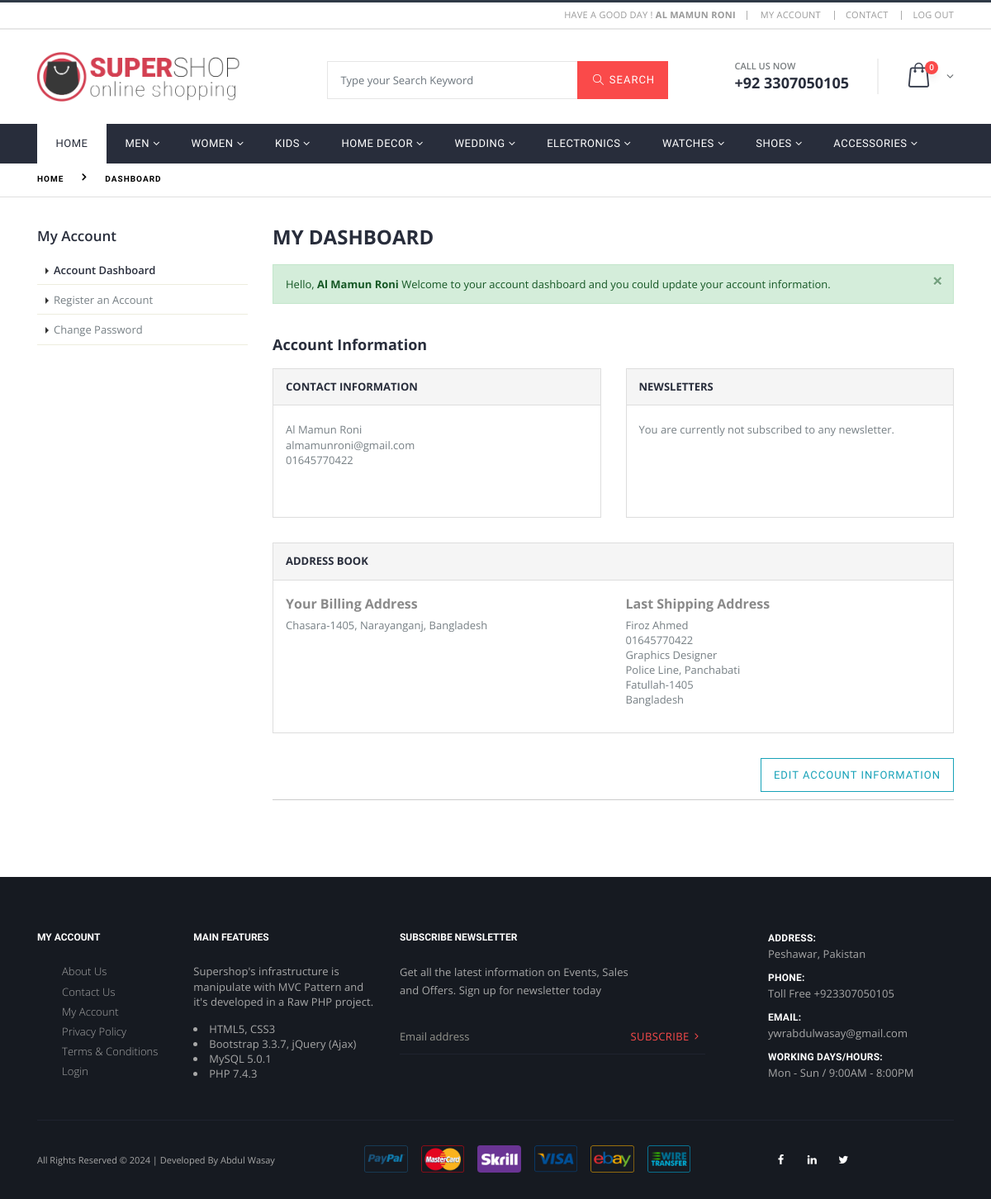
Before: /dashboard.php (signed in) with the older database file.
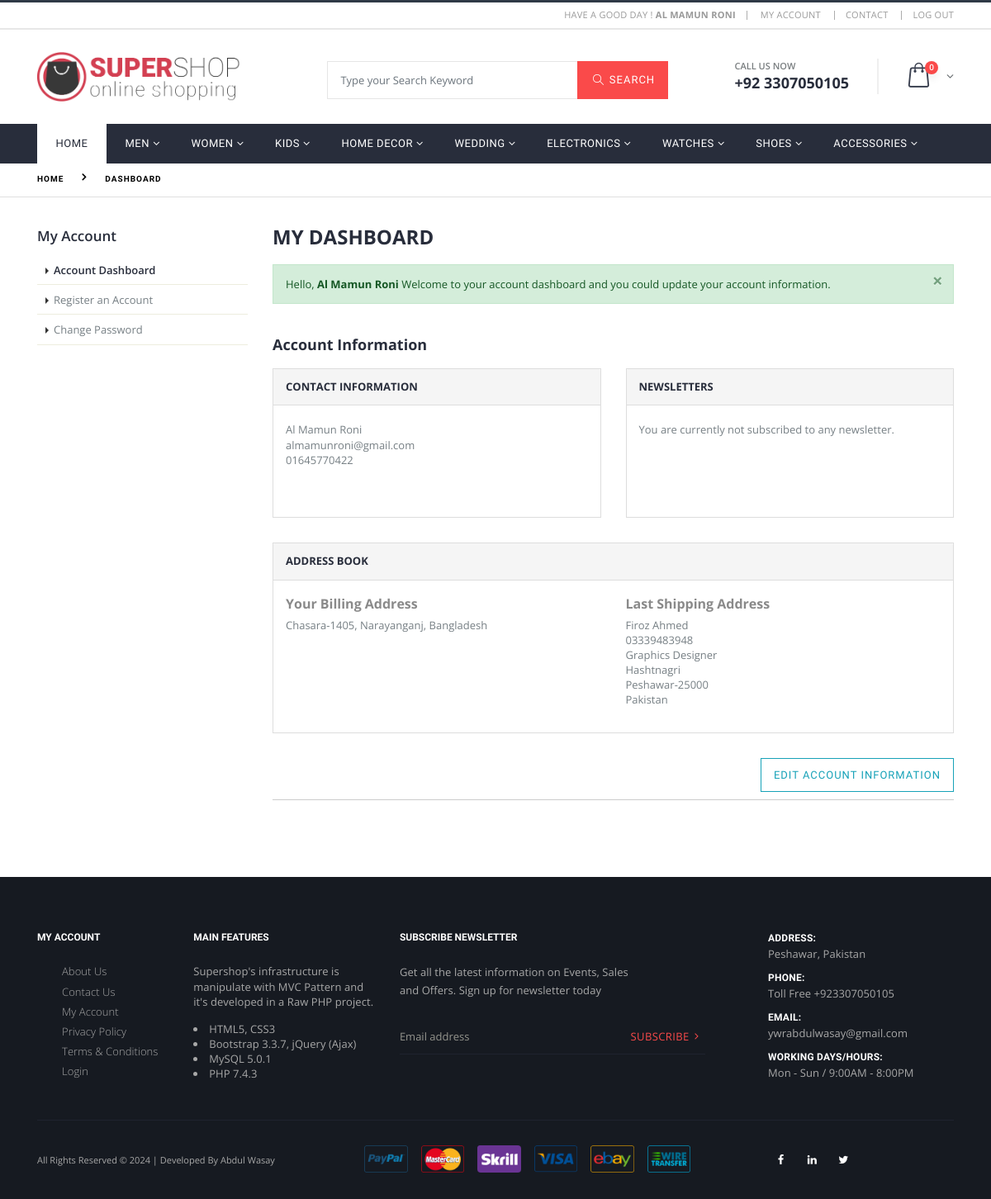
After: the same page with the newer database file.
### tables this page shows
CREATE TABLE `categories` (
  `id` int(11) NOT NULL COMMENT 'CATEGORIES ID',
  `category_name` varchar(64) NOT NULL,
  `category_status` enum('Active','Inactive') NOT NULL DEFAULT 'Active',
  `created_at` datetime DEFAULT NULL,
  `updated_at` datetime DEFAULT NULL
);

CREATE TABLE `customers` (
  `id` int(11) NOT NULL COMMENT 'CUSTOMERS ID',
  `customer_name` varchar(128) NOT NULL,
  `customer_email` varchar(64) NOT NULL,
  `customer_mobile` varchar(16) NOT NULL,
  `customer_address` varchar(256) NOT NULL,
  `customer_password` varchar(128) NOT NULL,
  `customer_status` enum('Active','Inactive') NOT NULL DEFAULT 'Active',
  `created_at` datetime DEFAULT NULL,
  `updated_at` datetime DEFAULT NULL
);

CREATE TABLE `shippings` (
  `id` int(11) NOT NULL COMMENT 'SHIPPING ID',
  `customer_id` int(11) NOT NULL,
  `order_id` int(11) NOT NULL,
  `shipcstmr_name` varchar(128) NOT NULL,
  `shipcstmr_mobile` varchar(32) NOT NULL,
  `shipcstmr_profession` varchar(256) DEFAULT NULL,
  `shipcstmr_streetadd` varchar(256) NOT NULL,
  `shipcstmr_city` varchar(64) NOT NULL,
  `shipcstmr_zip` varchar(6) NOT NULL,
  `shipcstmr_country` varchar(64) NOT NULL,
  `created_at` datetime DEFAULT NULL,
  `updated_at` datetime DEFAULT NULL
);

### app/Http/Controllers/View.php (called while the page is built, shortened)
<?php
class View
{
	public function loadContent($directory, $page_name)
	{
		include("resource/view/".$directory."/".$page_name.".php");
	}
}
?>

### dashboard.php (called while the page is built, shortened)
<?php
include("app/Http/Controllers/View.php");
$view = new View;
$view->loadContent("include", "session");
$view->loadContent("include", "top");
$view->loadContent("content", "dashboard");

### app/Models/Eloquent.php (called while the page is built, shortened)
<?php
class Eloquent
{
	public $connection;
	public function __construct()
	{
		$this->connection = new PDO('mysql:host='.$GLOBALS['DBHOST'].';dbname='.$GLOBALS['DBNAME'].';charset=utf8', $GLOBALS['DBUSER'], $GLOBALS['DBPASS']);
		$this->connection->setAttribute(PDO::ATTR_ERRMODE, PDO::ERRMODE_EXCEPTION);
		$this->connection->setAttribute(PDO::ATTR_EMULATE_PREPARES, false);
	}
	public function selectData($columnName, $tableName, $whereValue = 0, $inColumn = 0, $inValue = 0, $formatBy = 0, $paginate = 0)
	{
		try
		{
			if($columnName == "*")
			{
				$sql1 = "SELECT ";
				$sql2 = "*";
			}
			$sql3 = " FROM `$tableName`";
			if(@$formatBy['GROUP'])
				$sql6 = " GROUP BY `" . $formatBy['GROUP'] . "`";
			else
				$sql6 = "";
			if(@$formatBy['ASC'])
				$sql7 = " ORDER BY `" . $formatBy['ASC'] . "` ASC";
			else if(@$formatBy['DESC'])
				$sql7 = " ORDER BY `" . $formatBy['DESC'] . "` DESC";
			else
				$sql7 = "";
			if($paginate != 0)
				$sql8 = " LIMIT " . $paginate['POINT'] . ", " . $paginate['LIMIT'];
			else
				$sql8 = "";
			if($whereValue != 0)
			{
				$sql4 = " WHERE ";
				foreach($whereValue AS $wa1Column => $wa1Value)
				{
					@$sql5 .= $wa1Column . " = " . "'" . $wa1Value . "' AND ";
				}
				$sql5 = trim($sql5); $sql5 = rtrim($sql5, "AND"); $sql5 = trim($sql5);
				$preSQL = $sql1 . $sql2 . $sql3 . $sql4 . $sql5 . $sql6 . $sql7 . $sql8;
			}
			$query = $this->connection->prepare($preSQL);
			$query->execute();
			$dataSelected = $query->fetchAll(PDO::FETCH_ASSOC);
			return $dataSelected;
		}
		catch(Exception $e)
		{
			return 0;
		}
	}
	public function selectJoinData($columnName, $tableName, $joinType = "INNER", $onCondition, $whereValue = 0, $formatBy = 0, $paginate = 0)
	{
		try
		{
			if($columnName == "*")
			{
				$sql1 = "SELECT ";
				$sql2 = "*";
			}
			else
			{
				$sql1 = "SELECT ";
				foreach($columnName AS $ca1Column => $ca1Value)
				{
					@$sql2 .= "$ca1Value, ";
				}
				$sql2 = rtrim(@$sql2, ", ");
			}
			$sql3 = " FROM `" . $tableName['MAIN'] . "`";
			foreach($onCondition AS $on1Column => $on1Value)
			{
				@$sql4 .= " " . $joinType . " JOIN `" . $tableName[$on1Column] . "` ON " . $on1Value[0] . " = " . $on1Value[1];
			}
			if(@$formatBy['ASC'])
				$sql7 = " ORDER BY " . $formatBy['ASC'] . " ASC";
			else if(@$formatBy['DESC'])
				$sql7 = " ORDER BY " . $formatBy['DESC'] . " DESC";
			else
				$sql7 = "";
			if($whereValue != 0)
			{
				$sql5 = " WHERE ";
				foreach($whereValue AS $wa1Column => $wa1Value)
				{
					@$sql6 .= $wa1Column . " = " . "'" . $wa1Value . "' AND ";
				}
				$sql6 = trim($sql6); $sql6 = rtrim($sql6, "AND"); $sql6 = trim($sql6);
				$preSQL = $sql1 . $sql2 . $sql3 . $sql4 . $sql5 . $sql6 . $sql7;
			}
			else
			{
				$preSQL = $sql1 . $sql2 . $sql3 . $sql4 . $sql7;
			}
			$query = $this->connection->prepare($preSQL);
			$query->execute();
			$dataSelected = $query->fetchAll(PDO::FETCH_ASSOC);
			return $dataSelected;
		}
		catch(Exception $e)
		{
			return 0;
		}
	}
}
?>

### resource/view/include/top.php (the view, shortened to what the rows shown need)
<!DOCTYPE html>
<html lang="en">
	<head>
		<link rel="stylesheet" href="public/assets/css/bootstrap.min.css">
		<link rel="stylesheet" href="public/assets/css/toastr.css">
		<link rel="stylesheet" href="public/assets/css/style.min.css">
		<link rel="stylesheet" href="public/assets/css/custom.css">
	</head>
	<body>
		<?php
			include("app/Models/Eloquent.php");
			$eloquent = new Eloquent;
			$columnName = $tableName = $whereValue = null;
			$columnName = "*";
			$tableName = "categories";
			$whereValue['category_status'] = "Active";
			$categoryMenu = $eloquent->selectData($columnName, $tableName, @$whereValue);
		?>
		<div class="page-wrapper">
			<header class="header" id="header">
				<div class="header-bottom sticky-header">
					<div class="container">
						<nav class="main-nav">
							<ul class="menu sf-arrows">
								<?php
									foreach($categoryMenu as $eachCategory)
									{
										echo'
										<li><a href="#" class="sf-with-ul">'.$eachCategory['category_name'].'</a>
										<ul>';
										echo '</ul>
										</li>';
									}
								?>
							</ul>
						</nav>
					</div>
				</div>
			</header>

### resource/view/content/dashboard.php (shortened to what the rows shown need)
<?php
$eloquent = new Eloquent;
if(@$_SESSION['SSCF_login_id'] > 0)
{
	$columnName = $tableName = $whereValue = null;
	$columnName = "*";
	$tableName = "shippings";
	$whereValue["shippings.customer_id"] = $_SESSION['SSCF_login_id'];
	$cstmrShipDetails = $eloquent->selectData($columnName, $tableName, @$whereValue);
	$columnName = $tableName = $whereValue = null;
	$columnName = "*";
	$tableName = "customers";
	$whereValue["id"] = $_SESSION['SSCF_login_id'];
	$cstmrDetails = $eloquent->selectData($columnName, $tableName, @$whereValue);
}
?>
<main class="main">
	<div class="container">
		<div class="row">
			<div class="col-lg-9 order-lg-last dashboard-content">
				<h2>MY DASHBOARD</h2>
				<div class="row">
					<div class="col-md-6">
						<div class="card">
							<div class="card-body">
								<?php
									if(@$_SESSION['SSCF_login_id'] > 0)
									{
										echo '<p>'. $cstmrDetails[0]['customer_name'] .'<br/>'. $cstmrDetails[0]['customer_email'] .'<br/>'. $cstmrDetails[0]['customer_mobile'] .'</p>';
									}
									else
									{
										echo '<p> You have not create an account. <a href="register-account.php" class="text-info"> <b>Register an Account</b> </a> </p>';
									}
								?>
							</div>
						</div>
					</div>
				</div>
				<div class="card">
					<div class="card-body">
						<div class="row">
							<div class="col-md-6">
								<h4 class="">Your Billing Address</h4>
								<?php
									if(@$_SESSION['SSCF_login_id'] > 0) {
										echo '<address>' . @$cstmrDetails[0]['customer_address'] . '</address>';
										} else {
										echo '<p> You have not set a default shipping address. </p>';
									}
								?>
							</div>
							<div class="col-md-6">
								<h4 class="">Last Shipping Address</h4>
								<?php
									if(@$_SESSION['SSCF_login_id'] > 0) {
										echo '<address> '.
										@$cstmrShipDetails[0]['shipcstmr_name'] . '<br/>' .
										@$cstmrShipDetails[0]['shipcstmr_mobile'] . '<br/>' .
										@$cstmrShipDetails[0]['shipcstmr_profession'] . '<br/>' .
										@$cstmrShipDetails[0]['shipcstmr_streetadd'] . '<br/>' .
										@$cstmrShipDetails[0]['shipcstmr_city'] . "-" . @$cstmrShipDetails[0]['shipcstmr_zip'] . '<br/>' .
										@$cstmrShipDetails[0]['shipcstmr_country'] . '<br/>' .
										'</address>';
										} else {
										echo '<p> You have not set a default shipping address. </p>';
									}
								?>
							</div>
						</div>
					</div>
				</div>
				<div>
					<?php
						if(@$_SESSION['SSCF_login_id'] > 0)
						{
					?>
						<div class="checkout-discount">
							<h2 class="step-title">
								<a data-toggle="collapse" href="#edit-account" class="collapsed card-edit btn btn-sm btn-outline-info float-right" role="button">
									Edit Account Information
								</a>
							</h2>
						</div>
					<?php
						}
					?>
				</div>
			</div>
			</div>
	</div>
</main>

Changed rows visible on the page:
changed shippings "Firoz Ahmed": shipcstmr_mobile "01645770422" → "03339483948"; shipcstmr_streetadd "Police Line, Panchabati" → "Hashtnagri"; shipcstmr_city "Fatullah" → "Peshawar"; shipcstmr_zip "1405" → "25000"; shipcstmr_country "Bangladesh" → "Pakistan"
